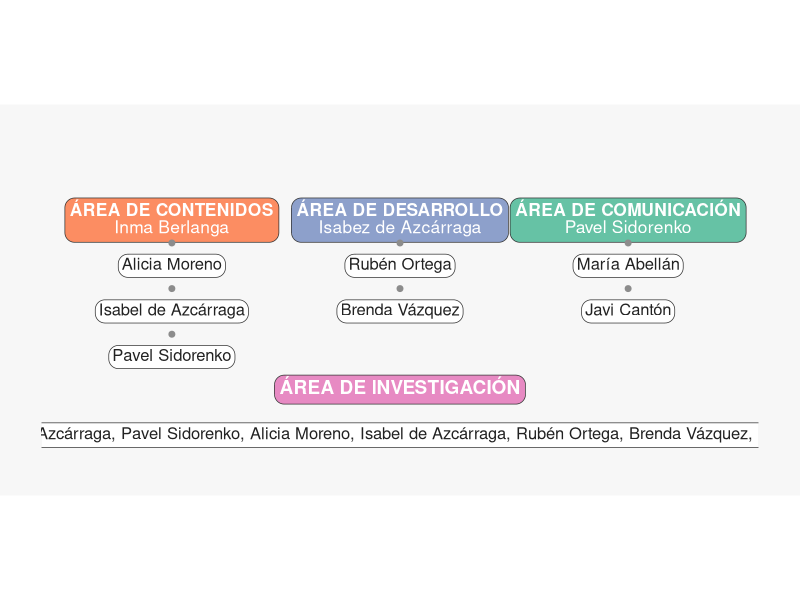
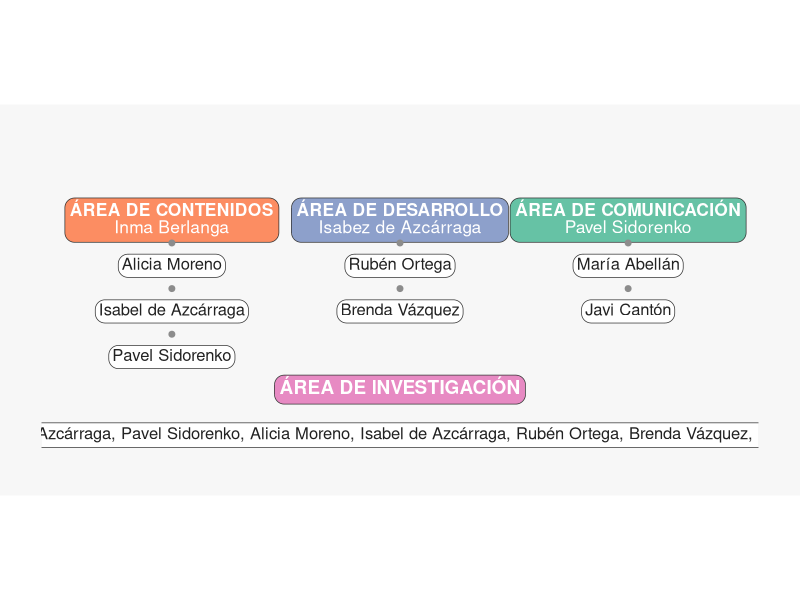

Generate these figures, in order, with R:
library(ggplot2)
library(dplyr)
library(stringr)
library(ggtext)
library(svglite)

setwd("/Users/javiercanton/Library/CloudStorage/OneDrive-UNIR/UNIR/TV-UNIR")

# ================== DATOS EDITABLES ==================
areas <- list(
  list(
    titulo = "ÁREA DE CONTENIDOS",
    responsable = "Inma Berlanga",
    miembros = c("Alicia Moreno", "Isabel de Azcárraga", "Pavel Sidorenko"),
    color = "#FC8D62"  # Contenidos (naranja)
  ),
  list(
    titulo = "ÁREA DE DESARROLLO",
    responsable = "Isabez de Azcárraga",
    miembros = c("Rubén Ortega", "Brenda Vázquez"),
    color = "#8DA0CB"  # Desarrollo (azul)
  ),
  list(
    titulo = "ÁREA DE COMUNICACIÓN",
    responsable = "Pavel Sidorenko",
    miembros = c("María Abellán", "Javi Cantón"),
    color = "#66C2A5"  # Comunicación (verde)
  )
)
color_investigacion <- "#E78AC3"            # rosa
titulo_investigacion <- "ÁREA DE INVESTIGACIÓN"
wrap_header <- 26
wrap_item   <- 22

# ==== TIPOGRAFÍA (ajusta aquí) ====
size_header     <- 4.4   # cabeceras (antes 3.6)
size_item       <- 4.2   # miembros  (antes 3.6)
size_inv_header <- 4.8   # cabecera INVESTIGACIÓN (antes 4.0)
size_inv_body   <- 4.2   # texto INVESTIGACIÓN (antes 3.6)

# Parámetros de layout
gap_col  <- 7.0
gap_v    <- 1.40   # ↑ (antes 1.25) para dar aire con la letra más grande
pad_header <- 0.25
pad_item   <- 0.18
radius_pt  <- 7

# Posiciones base de columnas
col_x <- (seq_along(areas) - 1) * gap_col

# Preparar data de cabeceras e items
make_column <- function(i, info, y_start){
  x <- col_x[i]
  lab_head <- paste0(
    "<span style='color:white'><b>",
    str_replace_all(str_wrap(info$titulo, width = wrap_header), "\n", "<br>"),
    "</b><br>",
    str_replace_all(str_wrap(info$responsable, width = wrap_header), "\n", "<br>"),
    "</span>"
  )
  df_head <- tibble(
    tipo = "header",
    x = x, y = y_start,
    label = lab_head,
    fill = info$color,
    label_colour = "#333333"
  )
  n <- length(info$miembros)
  if (n > 0) {
    ys <- y_start - seq_len(n) * gap_v
    labs_items <- vapply(info$miembros, function(s) str_wrap(s, width = wrap_item), character(1))
    df_items <- tibble(
      tipo = "item",
      x = x, y = ys,
      label = labs_items,
      fill = "white",
      label_colour = "#333333"
    )
    bind_rows(df_head, df_items)
  } else df_head
}

top_y <- 0
col_dfs <- lapply(seq_along(areas), function(i) make_column(i, areas[[i]], y_start = top_y))
boxes <- bind_rows(col_dfs)

# Puntos separadores
sep_points <- boxes %>%
  group_by(x) %>%
  arrange(desc(y)) %>%
  mutate(y_next = lead(y)) %>%
  filter(!is.na(y_next)) %>%
  transmute(x = x, y = (y + y_next)/2)

# INVESTIGACIÓN: lista de nombres
resp_nombres <- sapply(areas, function(a) sub("\\n.*$", "", a$responsable))
miembros     <- unlist(lapply(areas, `[[`, "miembros"))
nombres_invest <- unique(c(resp_nombres, miembros))
nombres_wrapped <- str_wrap(paste(nombres_invest, collapse = ", "), width = 90)

# Posición INVESTIGACIÓN (subida)
inv_x <- mean(range(col_x))
inv_offset <- 1.0
inv_y_header <- min(boxes$y) - inv_offset
inv_y_body   <- inv_y_header - gap_v

df_invest <- tibble(
  tipo = c("inv_header","inv_body"),
  x = c(inv_x, inv_x),
  y = c(inv_y_header, inv_y_body),
  label = c(
    paste0("<span style='color:white'><b>", titulo_investigacion, "</b></span>"),
    nombres_wrapped
  ),
  fill = c(color_investigacion, "white"),
  label_colour = c("#333333", "#333333")
)

# ======= PLOT =======
g <- ggplot() +
  ggtext::geom_richtext(
    data = boxes %>% filter(tipo == "header"),
    aes(x = x, y = y, label = label),
    fill = boxes$fill[boxes$tipo == "header"],
    label.colour = boxes$label_colour[boxes$tipo == "header"],
    colour = NA,
    label.padding = unit(pad_header, "lines"),
    label.r = unit(radius_pt, "pt"),
    size = size_header, lineheight = 1.0
  ) +
  ggtext::geom_richtext(
    data = boxes %>% filter(tipo == "item"),
    aes(x = x, y = y, label = label),
    fill = "white",
    label.colour = "#333333",
    colour = "#222222",
    label.padding = unit(pad_item, "lines"),
    label.r = unit(radius_pt, "pt"),
    size = size_item, lineheight = 1.0
  ) +
  geom_point(
    data = sep_points, aes(x = x, y = y),
    colour = "grey55", size = 1.7
  ) +
  ggtext::geom_richtext(
    data = df_invest %>% filter(tipo == "inv_header"),
    aes(x = x, y = y, label = label),
    fill = color_investigacion,
    label.colour = "#333333",
    colour = NA,
    label.padding = unit(pad_header, "lines"),
    label.r = unit(radius_pt, "pt"),
    size = size_inv_header
  ) +
  ggtext::geom_richtext(
    data = df_invest %>% filter(tipo == "inv_body"),
    aes(x = x, y = y, label = label),
    fill = "white",
    label.colour = "#333333",
    colour = "#222222",
    label.padding = unit(0.22, "lines"),
    label.r = unit(radius_pt, "pt"),
    size = size_inv_body, lineheight = 1.05
  ) +
  coord_equal(
    xlim = c(min(col_x) - 4, max(col_x) + 4),
    ylim = c(min(df_invest$y) - 1.0, top_y + 2.7),
    expand = FALSE
  ) +
  theme_void(base_size = 12) +
  theme(plot.background = element_rect(fill = "#F7F7F7", colour = NA),
        plot.margin = margin(20, 30, 20, 30))

g

# ======= EXPORTAR =======
svglite::svglite("organigrama_unirtv.svg", width = 12, height = 7.5)
print(g)
dev.off()
ggsave("organigrama_unirtv.png", g, width = 12, height = 7.5, dpi = 300)
